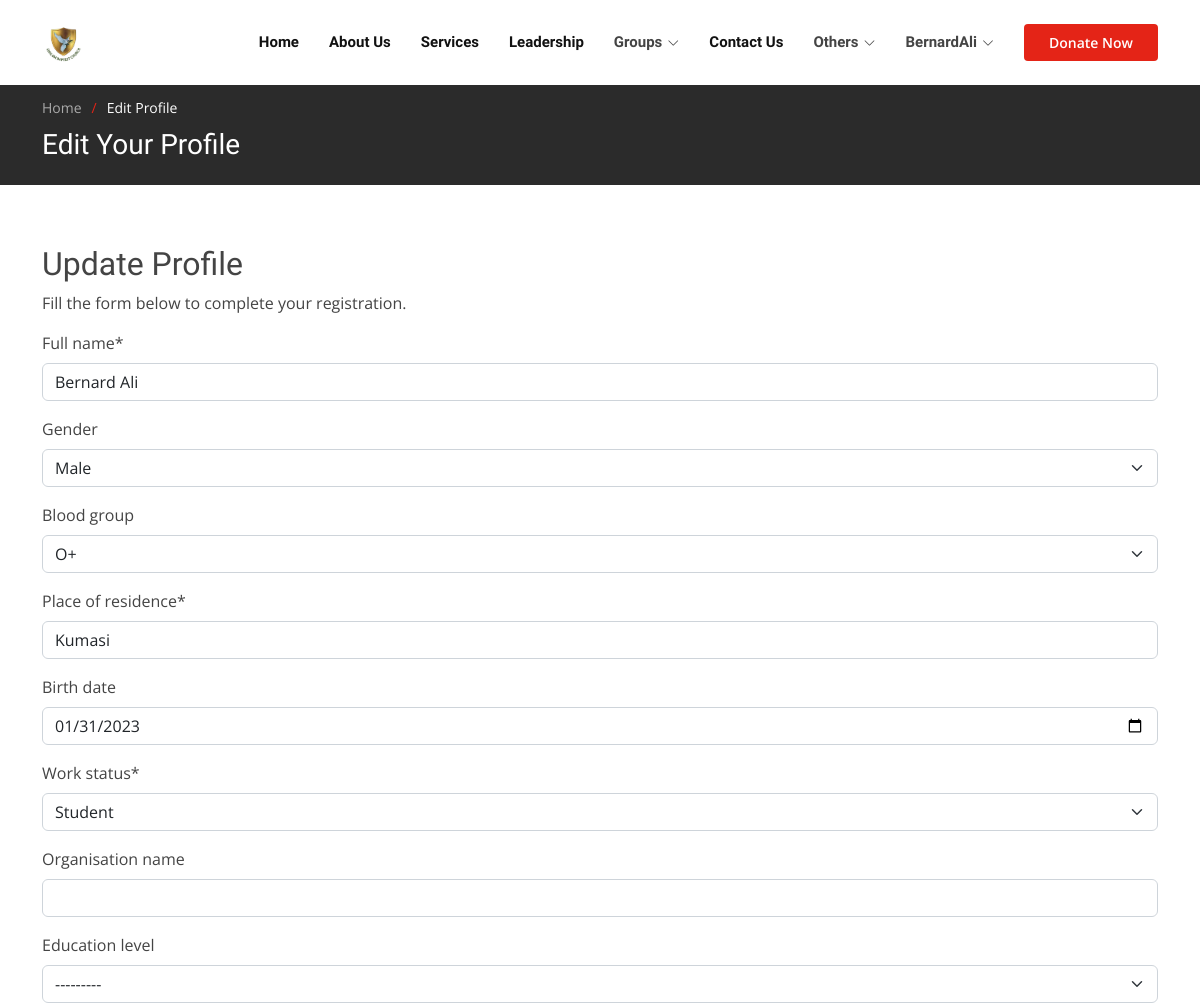
/BernardAli/edit/ (signed in, upper part), run on an earlier commit of the app's database.
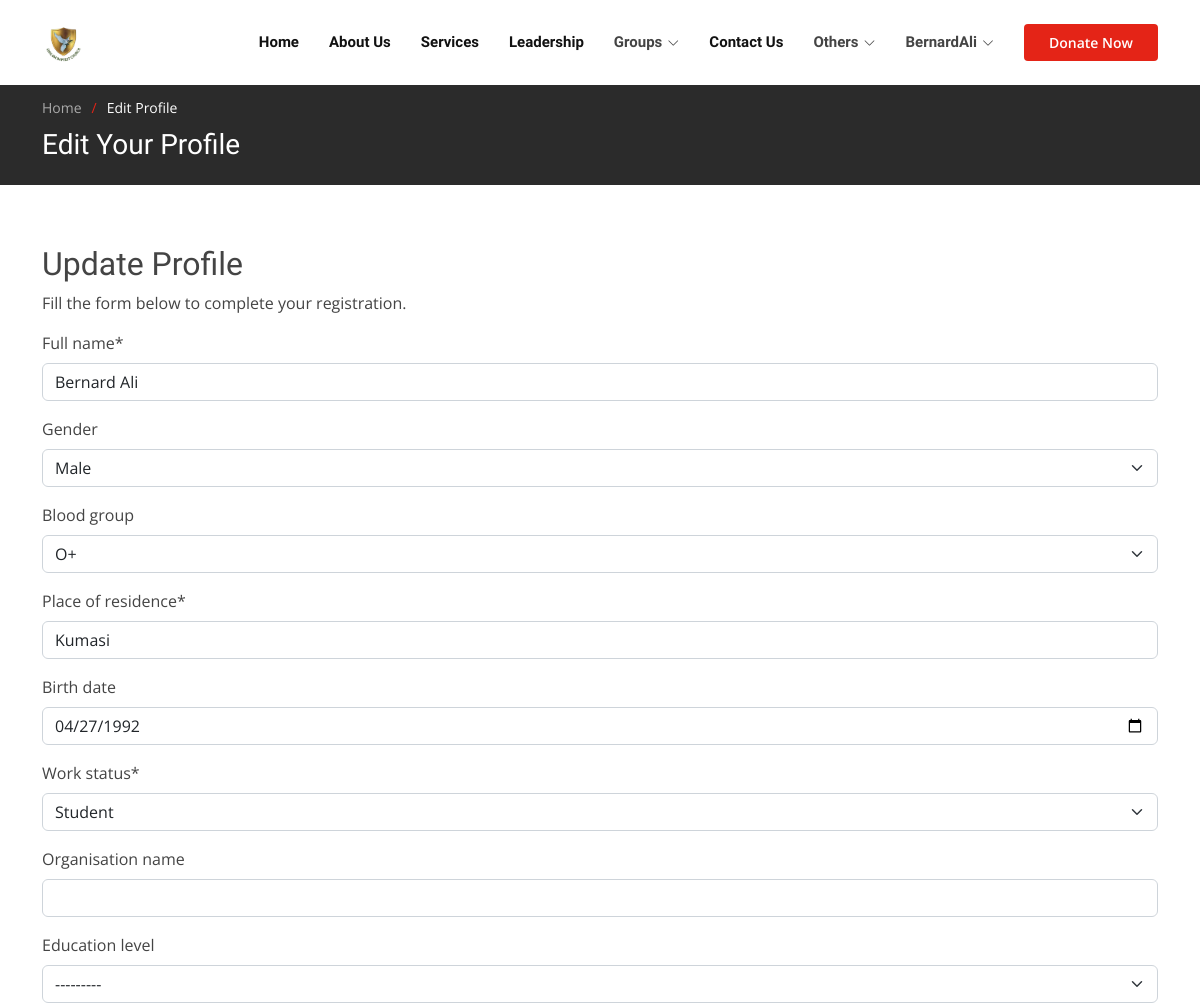
And on a later commit of the database.
### authy/models.py (models this page shows, shortened)
class Profile(models.Model):
    user = models.OneToOneField(User, on_delete=models.CASCADE, related_name='profile')
    full_name = models.CharField(max_length=50)
    gender = models.CharField(max_length=50, choices=GENDER_CHOICES, null=True, blank=True)
    blood_group = models.CharField(max_length=50, choices=BLOOD_CHOICES, null=True, blank=True)
    place_of_residence = models.CharField(max_length=50)
    birth_date = models.DateField(null=True, blank=True)
    work_status = models.CharField(max_length=50, choices=WORK_STATUS_CHOICES, default='Student')
    organisation_name = models.CharField(max_length=50, null=True, blank=True)
    education_level = models.CharField(max_length=50, choices=EDUCATION_LEVEL_CHOICES, null=True, blank=True)
    image = models.ImageField(default='default.jpg', upload_to='profile_pics', null=True, blank=True)
    created = models.DateField(auto_now_add=True)
    hometown = models.CharField(max_length=50, null=True, blank=True)
    marital_status = models.CharField(max_length=20, choices=MARRIAGE_STATUS_CHOICE, default='Single')
    spouse = models.CharField(max_length=50, null=True, blank=True)
    no_of_children = models.IntegerField(null=True, blank=True)
    phone_no = models.CharField(max_length=20)
    email = models.CharField(max_length=50, null=True, blank=True)
    father_name = models.CharField(max_length=100, null=True, blank=True)
    father_alive = models.CharField(max_length=3, choices=YES_NO_CHOICES, default='Yes')
    mother_name = models.CharField(max_length=100, null=True, blank=True)
    mother_alive = models.CharField(max_length=3, choices=YES_NO_CHOICES, default='Yes')
    next_of_kin_contact = models.CharField(max_length=20, null=True, blank=True)
    date_joined = models.DateField(null=True, blank=True)
    baptism = models.CharField(max_length=10, choices=BAPTISM_CHOICES, default='Not Yet')
    family = models.ForeignKey(Family, on_delete=models.DO_NOTHING, null=True, blank=True, related_name='family')
    auxiliary = models.ForeignKey(Auxiliaries, on_delete=models.DO_NOTHING, null=True, blank=True)
    ministry = models.ForeignKey(Ministries, on_delete=models.DO_NOTHING, null=True, blank=True)
    is_deacon = models.BooleanField(default=False)
    is_council_member = models.BooleanField(default=False)

### authy/views.py (the view)
# urls.py: path('<username>/edit/', authy_views.edit_profile, name='edit_profile'),
def edit_profile(request, username):
    auxiliaries = Auxiliaries.objects.all()
    families = Family.objects.all()
    ministries = Ministries.objects.all()
    user = get_object_or_404(User, username=username)
    profile = Profile.objects.get(user=user)
    if request.method == 'POST':
        p_form = ProfileUpdateForm(request.POST,
                                   request.FILES,
                                   instance=request.user.profile)
        if p_form.is_valid():
            p_form.save()
            email = user.email
            subject = 'Profile Page Edited'
            message = f'Dear {username} \n\n\n' \
                      'You are receiving this email because your profile details with Shalom Baptist has ' \
                      'been changed.\n\n'\
                      'Kindly reach to us if you did not affect such changes. \n\n\n' \
                      'For more information contact:\n' \
                      '0244526253\n' \
                      '020********\n' \
                      'shalombaptist@gmail.com'
            recipient = email
            admin_email = "manage.archibondsclub@gmail.com"
            admin_subject = f'{user.username} has updated his/her profile'
            admin_message = f"{user.username} has made changes to his/her profile"
            send_mail(subject, message, EMAIL_HOST_USER, [recipient], fail_silently=False)
            send_mail(admin_subject, admin_message, EMAIL_HOST_USER, [admin_email], fail_silently=False)
            messages.success(request, f'Your account has been updated!')
            return redirect(f'profile', user.username)
        else:
            messages.success(request, f'All fields are required! Make sure you fill all')
            return redirect('edit_profile', user.username)
    else:
        u_form = UserUpdateForm(instance=request.user)
        p_form = ProfileUpdateForm(instance=request.user.profile)
    context = {
        'p_form': p_form,
        'auxiliaries': auxiliaries,
        'families': families,
        'ministries': ministries,
    }
    return render(request, 'authy/edit_profile.html', context)

### authy/forms.py
class ProfileUpdateForm(forms.ModelForm):
    birth_date = forms.DateTimeField(widget=forms.widgets.DateInput(attrs={'type': 'date'}),
                                     required=False, initial=timezone.now)
    class Meta:
        model = Profile
        exclude = ('user', 'is_deacon', 'ministry')

### core/models.py (called while the page is built)
    def get_absolute_url(self):
        return reverse('family_details', args=[str(self.id)])

    def __str__(self):
        return self.name

    def get_absolute_url(self):
        return reverse('aux_details', args=[str(self.id)])

    def __str__(self):
        return self.name

    def get_absolute_url(self):
        return reverse('min_details', args=[str(self.id)])

### templates/authy/edit_profile.html (shortened to what this page needs)
{% extends 'base.html' %}
{% load static %}
{% load crispy_forms_tags %}
{% block content %}
    <section class="breadcrumbs">
      <div class="container">
        <ol>
          <li><a href="{% url 'home' %}">Home</a></li>
          <li>Edit Profile</li>
        </ol>
        <h2>Edit Your Profile</h2>
      </div>
    </section>
<section id="featured-services" class="featured-services">
    <div class="container" data-aos="fade-up">
        <div class="section-header">
          <h2>Update Profile</h2>
          <p>Fill the form below to complete your registration.</p>
        </div>
        <div>
            <form action="" method="post">
                {{ p_form|crispy }}
            </form>
        </div>
    </div>
</section>
{% endblock content %}

What changed in the data, as far as the page shows it:
changed Profile "Bernard Ali": birth_date "01/31/2023" → "04/27/1992"
